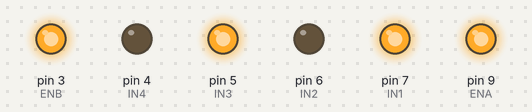
Bench run of a sketch on a simulated Arduino Uno, built with avr-gcc and run on an emulated ATmega328P. Shown: output pins drawn as LEDs (lit = HIGH).

Above: at 0.1 s.
Timing chart, 0 to 1.6 s (numbered marks = the images above):
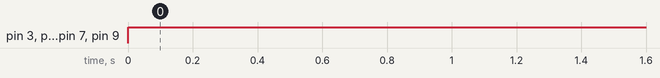

The sketch:

sketch_aug28a.ino
```cpp
const int IN1 = 7;
const int IN2 = 6;
const int IN3 = 5;
const int IN4 = 4;
const int ENA = 9;
const int ENB = 3;


void setup() {

  pinMode (IN1, OUTPUT);
  pinMode (IN2, OUTPUT);
  pinMode (IN3, OUTPUT);
  pinMode (IN4, OUTPUT);
  pinMode (ENA, OUTPUT);
  pinMode (ENB, OUTPUT);

}

void loop() {
//control speed
  analogWrite(ENA, 255);
  analogWrite(ENB, 255);
//control direction
  digitalWrite(IN1, HIGH);
  digitalWrite(IN2, LOW);
  digitalWrite(IN3, HIGH);
  digitalWrite(IN4, LOW);
}
```

Measured:
- by itself, pin 3 (ENB), pin 5 (IN3), pin 7 (IN1), pin 9 (ENA): LOW → HIGH at 0.00 s
